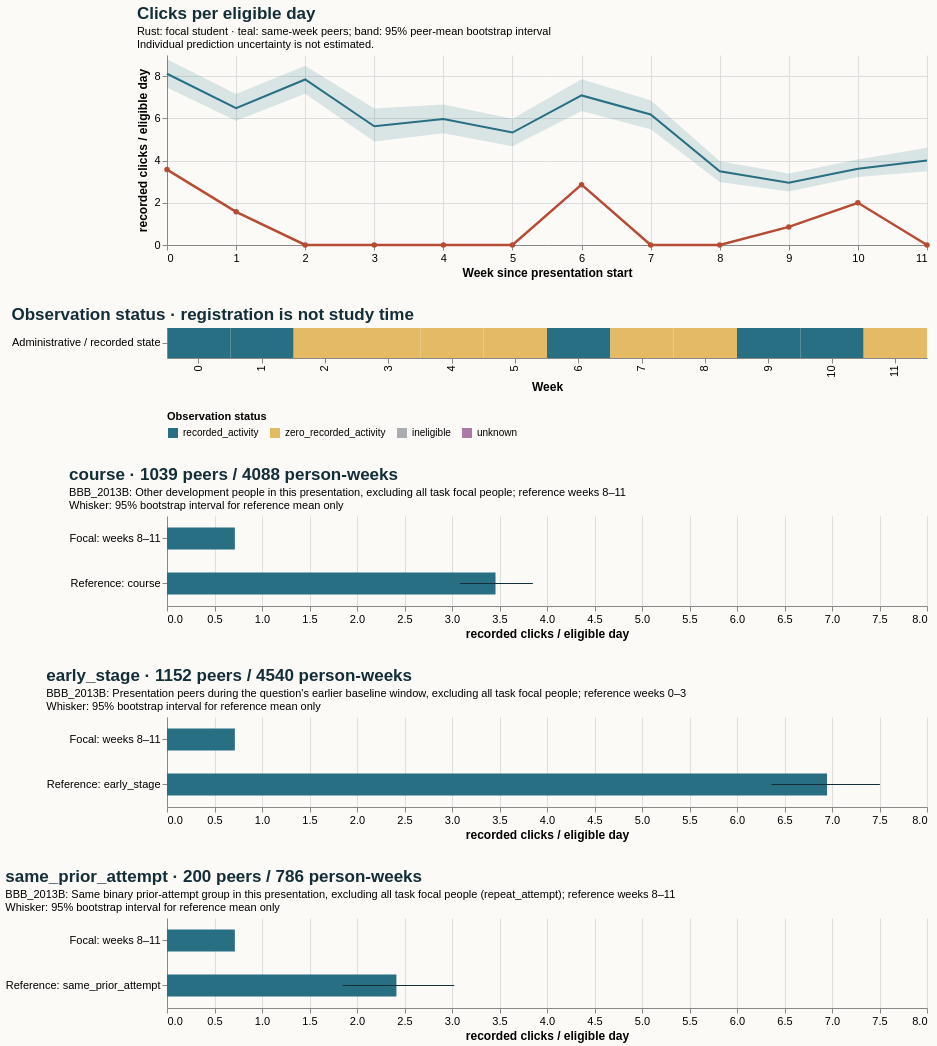

Express this chart as Vega-Lite.
### Vega-Lite specification from a JSON file in a GitHub repository (floating-point values rounded to 4 significant figures)
{"$schema": "https://vega.github.io/schema/vega-lite/v5.20.1.json", "config": {"axis": {"labelFontSize": 11, "titleFontSize": 12}, "background": "#fbfaf7", "font": "sans-serif", "title": {"anchor": "start", "color": "#142e38", "fontSize": 17, "subtitleFontSize": 11}, "view": {"continuousHeight": 300, "continuousWidth": 300, "stroke": null}}, "datasets": {"data-829c8b4d2eff3c693c51b71d454e9c6d": [{"hi": null, "lo": null, "series": "Focal: weeks 8–11", "value": 0.7143}, {"hi": 3.851, "lo": 3.086, "series": "Reference: course", "value": 3.458}], "data-8e32d7ccefe747e82a3ba3f244f2c259": [{"end_day": 6, "focal_value": 3.571, "peer_ci_high": 8.793, "peer_ci_low": 7.457, "peer_mean": 8.112, "peer_observations": 1151, "peer_people": 1151, "reference": "course", "unit": "recorded clicks / eligible day", "week": 0}, {"end_day": 13, "focal_value": 1.571, "peer_ci_high": 7.153, "peer_ci_low": 5.881, "peer_mean": 6.478, "peer_observations": 1144, "peer_people": 1144, "reference": "course", "unit": "recorded clicks / eligible day", "week": 1}, {"end_day": 20, "focal_value": 0.0, "peer_ci_high": 8.492, "peer_ci_low": 7.166, "peer_mean": 7.84, "peer_observations": 1126, "peer_people": 1126, "reference": "course", "unit": "recorded clicks / eligible day", "week": 2}, {"end_day": 27, "focal_value": 0.0, "peer_ci_high": 6.471, "peer_ci_low": 4.898, "peer_mean": 5.624, "peer_observations": 1119, "peer_people": 1119, "reference": "course", "unit": "recorded clicks / eligible day", "week": 3}, {"end_day": 34, "focal_value": 0.0, "peer_ci_high": 6.651, "peer_ci_low": 5.291, "peer_mean": 5.963, "peer_observations": 1082, "peer_people": 1082, "reference": "course", "unit": "recorded clicks / eligible day", "week": 4}, {"end_day": 41, "focal_value": 0.0, "peer_ci_high": 5.985, "peer_ci_low": 4.676, "peer_mean": 5.327, "peer_observations": 1075, "peer_people": 1075, "reference": "course", "unit": "recorded clicks / eligible day", "week": 5}, {"end_day": 48, "focal_value": 2.857, "peer_ci_high": 7.852, "peer_ci_low": 6.342, "peer_mean": 7.085, "peer_observations": 1065, "peer_people": 1065, "reference": "course", "unit": "recorded clicks / eligible day", "week": 6}, {"end_day": 55, "focal_value": 0.0, "peer_ci_high": 6.851, "peer_ci_low": 5.48, "peer_mean": 6.182, "peer_observations": 1049, "peer_people": 1049, "reference": "course", "unit": "recorded clicks / eligible day", "week": 7}, {"end_day": 62, "focal_value": 0.0, "peer_ci_high": 3.966, "peer_ci_low": 2.988, "peer_mean": 3.491, "peer_observations": 1039, "peer_people": 1039, "reference": "course", "unit": "recorded clicks / eligible day", "week": 8}, {"end_day": 69, "focal_value": 0.8571, "peer_ci_high": 3.383, "peer_ci_low": 2.533, "peer_mean": 2.947, "peer_observations": 1022, "peer_people": 1022, "reference": "course", "unit": "recorded clicks / eligible day", "week": 9}, {"end_day": 76, "focal_value": 2.0, "peer_ci_high": 4.051, "peer_ci_low": 3.226, "peer_mean": 3.615, "peer_observations": 1016, "peer_people": 1016, "reference": "course", "unit": "recorded clicks / eligible day", "week": 10}, {"end_day": 83, "focal_value": 0.0, "peer_ci_high": 4.607, "peer_ci_low": 3.493, "peer_mean": 4.0, "peer_observations": 1011, "peer_people": 1011, "reference": "course", "unit": "recorded clicks / eligible day", "week": 11}], "data-ca1c19e9952f1ccaa75afbb3ee15033e": [{"hi": null, "lo": null, "series": "Focal: weeks 8–11", "value": 0.7143}, {"hi": 3.023, "lo": 1.85, "series": "Reference: same_prior_attempt", "value": 2.415}], "data-e6abc6c71536b4b30447add2f3b65857": [{"eligible_days": 7.0, "end_day": 6, "logging_completeness": "unknown", "observation_status": "recorded_activity", "row": "Administrative / recorded state", "score_status": "withheld_release_time_unknown", "start_day": 0, "value": 3.571, "week": 0}, {"eligible_days": 7.0, "end_day": 13, "logging_completeness": "unknown", "observation_status": "recorded_activity", "row": "Administrative / recorded state", "score_status": "withheld_release_time_unknown", "start_day": 7, "value": 1.571, "week": 1}, {"eligible_days": 7.0, "end_day": 20, "logging_completeness": "unknown", "observation_status": "zero_recorded_activity", "row": "Administrative / recorded state", "score_status": "withheld_release_time_unknown", "start_day": 14, "value": 0.0, "week": 2}, {"eligible_days": 7.0, "end_day": 27, "logging_completeness": "unknown", "observation_status": "zero_recorded_activity", "row": "Administrative / recorded state", "score_status": "withheld_release_time_unknown", "start_day": 21, "value": 0.0, "week": 3}, {"eligible_days": 7.0, "end_day": 34, "logging_completeness": "unknown", "observation_status": "zero_recorded_activity", "row": "Administrative / recorded state", "score_status": "withheld_release_time_unknown", "start_day": 28, "value": 0.0, "week": 4}, {"eligible_days": 7.0, "end_day": 41, "logging_completeness": "unknown", "observation_status": "zero_recorded_activity", "row": "Administrative / recorded state", "score_status": "withheld_release_time_unknown", "start_day": 35, "value": 0.0, "week": 5}, {"eligible_days": 7.0, "end_day": 48, "logging_completeness": "unknown", "observation_status": "recorded_activity", "row": "Administrative / recorded state", "score_status": "withheld_release_time_unknown", "start_day": 42, "value": 2.857, "week": 6}, {"eligible_days": 7.0, "end_day": 55, "logging_completeness": "unknown", "observation_status": "zero_recorded_activity", "row": "Administrative / recorded state", "score_status": "withheld_release_time_unknown", "start_day": 49, "value": 0.0, "week": 7}, {"eligible_days": 7.0, "end_day": 62, "logging_completeness": "unknown", "observation_status": "zero_recorded_activity", "row": "Administrative / recorded state", "score_status": "withheld_release_time_unknown", "start_day": 56, "value": 0.0, "week": 8}, {"eligible_days": 7.0, "end_day": 69, "logging_completeness": "unknown", "observation_status": "recorded_activity", "row": "Administrative / recorded state", "score_status": "withheld_release_time_unknown", "start_day": 63, "value": 0.8571, "week": 9}, {"eligible_days": 7.0, "end_day": 76, "logging_completeness": "unknown", "observation_status": "recorded_activity", "row": "Administrative / recorded state", "score_status": "withheld_release_time_unknown", "start_day": 70, "value": 2.0, "week": 10}, {"eligible_days": 7.0, "end_day": 83, "logging_completeness": "unknown", "observation_status": "zero_recorded_activity", "row": "Administrative / recorded state", "score_status": "withheld_release_time_unknown", "start_day": 77, "value": 0.0, "week": 11}], "data-ef1119a75d82b09b0bf68ccaca20c9f9": [{"hi": null, "lo": null, "series": "Focal: weeks 8–11", "value": 0.7143}, {"hi": 7.504, "lo": 6.364, "series": "Reference: early_stage", "value": 6.948}]}, "resolve": {"scale": {"color": "independent"}}, "spacing": 28, "vconcat": [{"data": {"name": "data-8e32d7ccefe747e82a3ba3f244f2c259"}, "height": 190, "layer": [{"encoding": {"x": {"axis": {"tickMinStep": 1}, "field": "week", "title": "Week since presentation start", "type": "quantitative"}, "y": {"field": "peer_ci_low", "scale": {"zero": true}, "title": "recorded clicks / eligible day", "type": "quantitative"}, "y2": {"field": "peer_ci_high"}}, "mark": {"color": "#286f83", "opacity": 0.16, "type": "area"}}, {"encoding": {"tooltip": [{"field": "week", "type": "quantitative"}, {"field": "peer_mean", "type": "quantitative"}, {"field": "peer_people", "type": "quantitative"}, {"field": "peer_observations", "type": "quantitative"}], "x": {"field": "week", "type": "quantitative"}, "y": {"field": "peer_mean", "type": "quantitative"}}, "mark": {"color": "#286f83", "strokeWidth": 2, "type": "line"}}, {"encoding": {"tooltip": [{"field": "week", "type": "quantitative"}, {"field": "focal_value", "type": "quantitative"}], "x": {"field": "week", "type": "quantitative"}, "y": {"field": "focal_value", "type": "quantitative"}}, "mark": {"color": "#b64c35", "point": {"color": "#b64c35"}, "strokeWidth": 2.5, "type": "line"}}], "title": {"subtitle": ["Rust: focal student · teal: same-week peers; band: 95% peer-mean bootstrap interval", "Individual prediction uncertainty is not estimated."], "text": "Clicks per eligible day"}, "width": 760}, {"data": {"name": "data-e6abc6c71536b4b30447add2f3b65857"}, "encoding": {"color": {"field": "observation_status", "legend": {"labelLimit": 260, "orient": "bottom"}, "scale": {"domain": ["recorded_activity", "zero_recorded_activity", "ineligible", "unknown"], "range": ["#286f83", "#e4bb64", "#aaaeb3", "#ac78a5"]}, "title": "Observation status", "type": "nominal"}, "tooltip": [{"field": "week", "type": "quantitative"}, {"field": "eligible_days", "type": "quantitative"}, {"field": "observation_status", "type": "nominal"}, {"field": "logging_completeness", "type": "nominal"}], "x": {"field": "week", "title": "Week", "type": "ordinal"}, "y": {"field": "row", "title": null, "type": "nominal"}}, "height": 30, "mark": {"type": "rect"}, "title": "Observation status · registration is not study time", "width": 760}, {"data": {"name": "data-829c8b4d2eff3c693c51b71d454e9c6d"}, "height": 90, "layer": [{"encoding": {"x": {"field": "value", "scale": {"domain": [0, 7.879], "zero": true}, "title": "recorded clicks / eligible day", "type": "quantitative"}, "y": {"field": "series", "sort": null, "title": null, "type": "nominal"}}, "mark": {"color": "#286f83", "size": 22, "type": "bar"}}, {"encoding": {"x": {"field": "lo", "type": "quantitative"}, "x2": {"field": "hi"}, "y": {"field": "series", "sort": null, "title": null, "type": "nominal"}}, "mark": {"color": "#142e38", "type": "rule"}}], "title": {"subtitle": ["BBB_2013B: Other development people in this presentation, excluding all task focal people; reference weeks 8–11", "Whisker: 95% bootstrap interval for reference mean only"], "text": "course · 1039 peers / 4088 person-weeks"}, "width": 760}, {"data": {"name": "data-ef1119a75d82b09b0bf68ccaca20c9f9"}, "height": 90, "layer": [{"encoding": {"x": {"field": "value", "scale": {"domain": [0, 7.879], "zero": true}, "title": "recorded clicks / eligible day", "type": "quantitative"}, "y": {"field": "series", "sort": null, "title": null, "type": "nominal"}}, "mark": {"color": "#286f83", "size": 22, "type": "bar"}}, {"encoding": {"x": {"field": "lo", "type": "quantitative"}, "x2": {"field": "hi"}, "y": {"field": "series", "sort": null, "title": null, "type": "nominal"}}, "mark": {"color": "#142e38", "type": "rule"}}], "title": {"subtitle": ["BBB_2013B: Presentation peers during the question's earlier baseline window, excluding all task focal people; reference weeks 0–3", "Whisker: 95% bootstrap interval for reference mean only"], "text": "early_stage · 1152 peers / 4540 person-weeks"}, "width": 760}, {"data": {"name": "data-ca1c19e9952f1ccaa75afbb3ee15033e"}, "height": 90, "layer": [{"encoding": {"x": {"field": "value", "scale": {"domain": [0, 7.879], "zero": true}, "title": "recorded clicks / eligible day", "type": "quantitative"}, "y": {"field": "series", "sort": null, "title": null, "type": "nominal"}}, "mark": {"color": "#286f83", "size": 22, "type": "bar"}}, {"encoding": {"x": {"field": "lo", "type": "quantitative"}, "x2": {"field": "hi"}, "y": {"field": "series", "sort": null, "title": null, "type": "nominal"}}, "mark": {"color": "#142e38", "type": "rule"}}], "title": {"subtitle": ["BBB_2013B: Same binary prior-attempt group in this presentation, excluding all task focal people (repeat_attempt); reference weeks 8–11", "Whisker: 95% bootstrap interval for reference mean only"], "text": "same_prior_attempt · 200 peers / 786 person-weeks"}, "width": 760}]}
